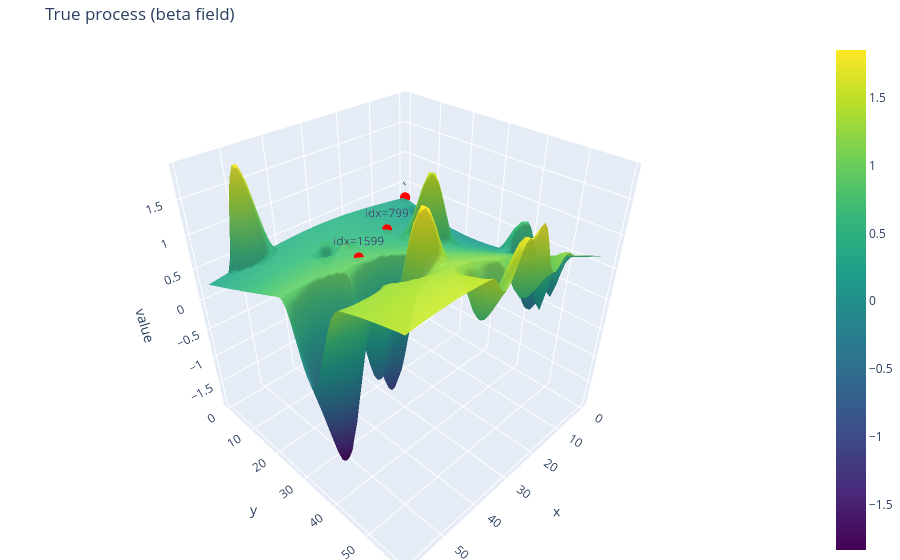

Notebook source saved alongside this figure:
### Code cell
beta[0][:, 0].shape

fig = dataset.plot_process_3d(
    beta[0][:, 0],
    title="True process (beta field)",
    show=True,
    save_html="beta_surface.html",  
    points=[0, 799, 1599],          
)

### Figure 1 — Plotly figure (JSON) as saved in the notebook; plotly's stock layout.template omitted (floating-point values rounded to 4 significant figures; data arrays with more than 128 entries replaced by an {"elided": "..."} marker saying what was removed)
{"data": [{"colorscale": [[0, "#440154"], [0.1111, "#482878"], [0.2222, "#3e4989"], [0.3333, "#31688e"], [0.4444, "#26828e"], [0.5556, "#1f9e89"], [0.6667, "#35b779"], [0.7778, "#6ece58"], [0.8889, "#b5de2b"], [1, "#fde725"]], "opacity": 0.95, "showscale": true, "type": "surface", "x": {"elided": "60x60 float values"}, "y": {"elided": "60x60 float values"}, "z": {"elided": "60x60 float values"}}, {"marker": {"color": "red", "size": 6}, "mode": "markers+text", "name": "points", "text": ["idx=0", "idx=799", "idx=1599"], "textposition": "top center", "type": "scatter3d", "x": [0.0, 19.0, 39.0], "y": [0.0, 13.0, 26.0], "z": [0.263, 0.4363, 0.8445]}], "layout": {"margin": {"b": 0, "l": 0, "r": 0, "t": 40}, "scene": {"xaxis": {"title": {"text": "x"}}, "yaxis": {"title": {"text": "y"}}, "zaxis": {"title": {"text": "value"}}}, "title": {"text": "True process (beta field)"}}}
